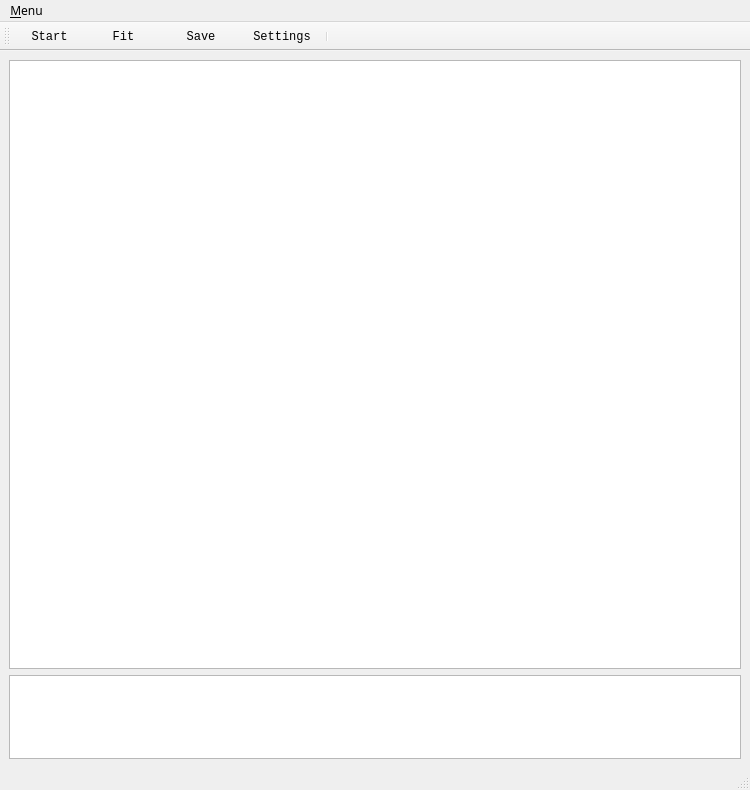
<?xml version="1.0" encoding="UTF-8"?>
<ui version="4.0">
 <class>MainWindow</class>
 <widget class="QMainWindow" name="MainWindow">
  <property name="geometry">
   <rect>
    <x>0</x>
    <y>0</y>
    <width>750</width>
    <height>790</height>
   </rect>
  </property>
  <property name="font">
   <font>
    <family>MS Reference Sans Serif</family>
   </font>
  </property>
  <property name="windowTitle">
   <string>qudi: HBT</string>
  </property>
  <widget class="QWidget" name="centralwidget">
   <layout class="QVBoxLayout" name="verticalLayout_2">
    <item>
     <widget class="PlotWidget" name="rabi_plot_PlotWidget"/>
    </item>
    <item>
     <widget class="QTextBrowser" name="fit_results_Text">
      <property name="sizePolicy">
       <sizepolicy hsizetype="Expanding" vsizetype="Preferred">
        <horstretch>0</horstretch>
        <verstretch>0</verstretch>
       </sizepolicy>
      </property>
      <property name="minimumSize">
       <size>
        <width>0</width>
        <height>50</height>
       </size>
      </property>
      <property name="maximumSize">
       <size>
        <width>16777215</width>
        <height>16777215</height>
       </size>
      </property>
      <property name="baseSize">
       <size>
        <width>0</width>
        <height>50</height>
       </size>
      </property>
      <property name="verticalScrollBarPolicy">
       <enum>Qt::ScrollBarAlwaysOff</enum>
      </property>
      <property name="horizontalScrollBarPolicy">
       <enum>Qt::ScrollBarAsNeeded</enum>
      </property>
      <property name="sizeAdjustPolicy">
       <enum>QAbstractScrollArea::AdjustToContents</enum>
      </property>
      <property name="html">
       <string>&lt;!DOCTYPE HTML PUBLIC &quot;-//W3C//DTD HTML 4.0//EN&quot; &quot;http://www.w3.org/TR/REC-html40/strict.dtd&quot;&gt;
&lt;html&gt;&lt;head&gt;&lt;meta name=&quot;qrichtext&quot; content=&quot;1&quot; /&gt;&lt;style type=&quot;text/css&quot;&gt;
p, li { white-space: pre-wrap; }
&lt;/style&gt;&lt;/head&gt;&lt;body style=&quot; font-family:'MS Reference Sans Serif'; font-size:8.25pt; font-weight:400; font-style:normal;&quot;&gt;
&lt;p style=&quot;-qt-paragraph-type:empty; margin-top:0px; margin-bottom:0px; margin-left:0px; margin-right:0px; -qt-block-indent:0; text-indent:0px; font-family:'MS Shell Dlg 2';&quot;&gt;&lt;br /&gt;&lt;/p&gt;&lt;/body&gt;&lt;/html&gt;</string>
      </property>
     </widget>
    </item>
   </layout>
  </widget>
  <widget class="QMenuBar" name="menubar">
   <property name="geometry">
    <rect>
     <x>0</x>
     <y>0</y>
     <width>750</width>
     <height>22</height>
    </rect>
   </property>
   <widget class="QMenu" name="menuView">
    <property name="title">
     <string>&amp;Menu</string>
    </property>
    <addaction name="actionClose"/>
   </widget>
   <addaction name="menuView"/>
  </widget>
  <widget class="QStatusBar" name="statusbar"/>
  <widget class="QToolBar" name="counting_control_ToolBar">
   <property name="font">
    <font>
     <family>Consolas</family>
    </font>
   </property>
   <property name="windowTitle">
    <string>Counting Controls</string>
   </property>
   <property name="toolButtonStyle">
    <enum>Qt::ToolButtonTextUnderIcon</enum>
   </property>
   <attribute name="toolBarArea">
    <enum>TopToolBarArea</enum>
   </attribute>
   <attribute name="toolBarBreak">
    <bool>false</bool>
   </attribute>
   <addaction name="run_rabi_Action"/>
   <addaction name="fit_rabi_Action"/>
   <addaction name="save_rabi_Action"/>
   <addaction name="settings_Action"/>
   <addaction name="separator"/>
  </widget>
  <action name="run_rabi_Action">
   <property name="checkable">
    <bool>true</bool>
   </property>
   <property name="icon">
    <iconset>
     <normaloff>assets/start-counter.svg</normaloff>
     <normalon>assets/stop-counter.svg</normalon>assets/start-counter.svg</iconset>
   </property>
   <property name="text">
    <string>Run</string>
   </property>
   <property name="iconText">
    <string> Start </string>
   </property>
   <property name="toolTip">
    <string>Start a measurement</string>
   </property>
  </action>
  <action name="save_rabi_Action">
   <property name="icon">
    <iconset>
     <normaloff>assets/document-save.svg</normaloff>assets/document-save.svg</iconset>
   </property>
   <property name="text">
    <string>Save</string>
   </property>
   <property name="iconText">
    <string>  Save  </string>
   </property>
   <property name="toolTip">
    <string>Save measurement to file</string>
   </property>
  </action>
  <action name="fit_rabi_Action">
   <property name="icon">
    <iconset>
     <normaloff>assets/graph.svg</normaloff>assets/graph.svg</iconset>
   </property>
   <property name="text">
    <string>Fit</string>
   </property>
   <property name="iconText">
    <string>  Fit  </string>
   </property>
   <property name="toolTip">
    <string>Fit model to the data</string>
   </property>
   <property name="font">
    <font>
     <family>Consolas</family>
    </font>
   </property>
  </action>
  <action name="actionClose">
   <property name="icon">
    <iconset>
     <normaloff>../../../../../src/qudi/artwork/icons/oxygen/22x22/application-exit.png</normaloff>../../../../../src/qudi/artwork/icons/oxygen/22x22/application-exit.png</iconset>
   </property>
   <property name="text">
    <string>Close</string>
   </property>
  </action>
  <action name="settings_Action">
   <property name="icon">
    <iconset>
     <normaloff>assets/configure.svg</normaloff>assets/configure.svg</iconset>
   </property>
   <property name="text">
    <string>Settings</string>
   </property>
   <property name="toolTip">
    <string>Setting Dialog</string>
   </property>
  </action>
 </widget>
 <customwidgets>
  <customwidget>
   <class>PlotWidget</class>
   <extends>QGraphicsView</extends>
   <header>pyqtgraph</header>
  </customwidget>
 </customwidgets>
 <resources/>
 <connections>
  <connection>
   <sender>actionClose</sender>
   <signal>triggered()</signal>
   <receiver>MainWindow</receiver>
   <slot>close()</slot>
   <hints>
    <hint type="sourcelabel">
     <x>-1</x>
     <y>-1</y>
    </hint>
    <hint type="destinationlabel">
     <x>399</x>
     <y>299</y>
    </hint>
   </hints>
  </connection>
 </connections>
</ui>
